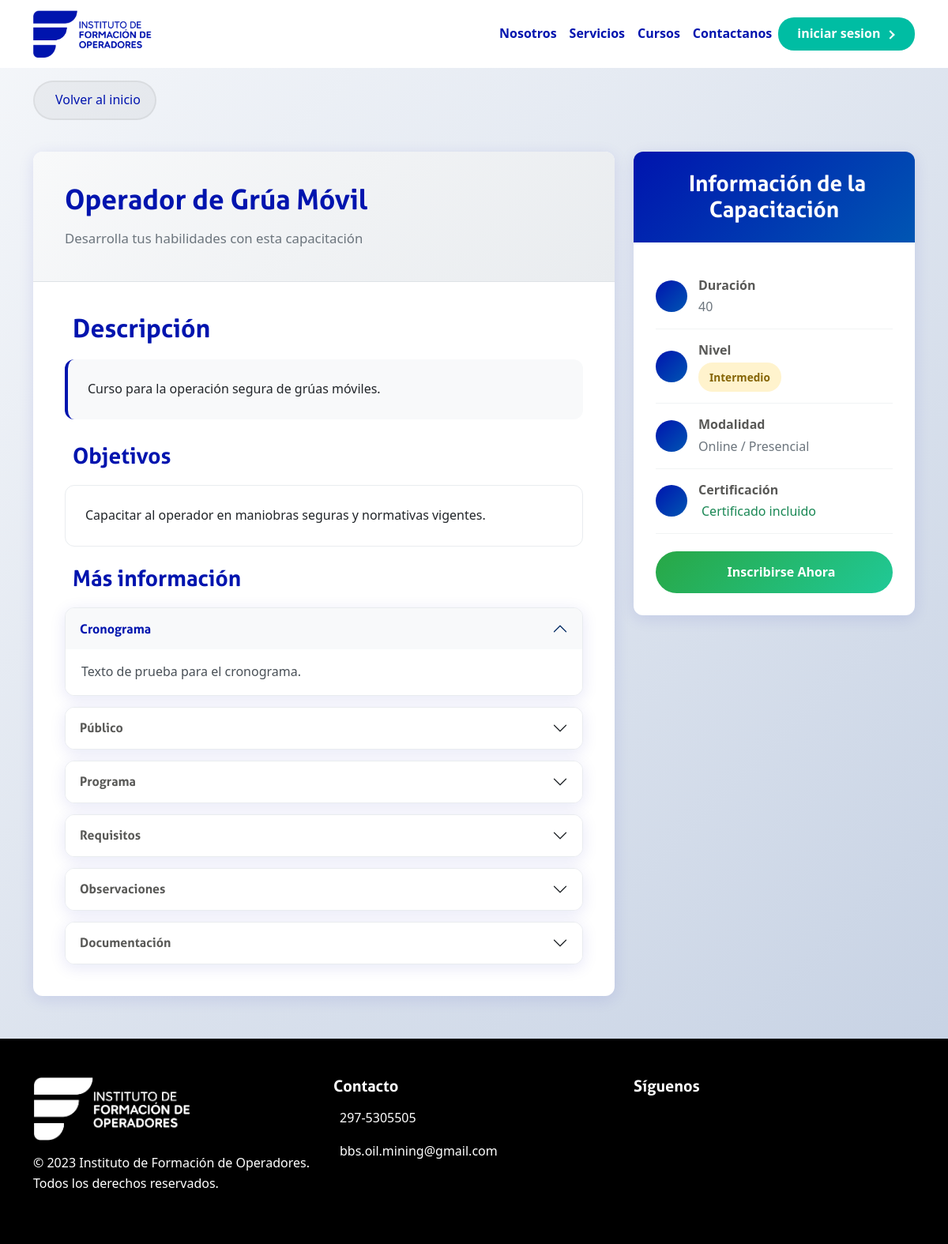
/capacitacion.php?id_curso=1, run on the app's committed database.
### tables this page shows
CREATE TABLE `cursos` (
  `id_curso` int(11) NOT NULL,
  `nombre_curso` varchar(100) NOT NULL,
  `descripcion_curso` varchar(255) NOT NULL,
  `duracion` int(10) NOT NULL,
  `objetivos` varchar(100) NOT NULL,
  `id_complejidad` int(11) DEFAULT NULL
);

### capacitacion.php (the view, shortened to what this page needs)
<?php
require_once 'sbd.php';
$id_curso = $_GET['id_curso'] ?? null;
$sql_cursos = $con->prepare("
    SELECT *
    FROM cursos c
    WHERE c.id_curso = :id_curso
");
$sql_cursos->bindParam(':id_curso', $id_curso);
$sql_cursos->execute();
$curso = $sql_cursos->fetch(PDO::FETCH_ASSOC);
$sql_complejidad = $con->prepare("
    SELECT m.id_modalidad AS modalidad_id, m.nombre_modalidad AS modalidad_nombre
    FROM curso_modalidad cm
    JOIN modalidades m ON cm.id_modalidad = m.id_modalidad
    WHERE cm.id_curso = :id_curso
");
$sql_complejidad->bindParam(':id_curso', $id_curso);
$sql_complejidad->execute();
$modalidades = $sql_complejidad->fetchAll(PDO::FETCH_ASSOC);
$modalidad_nombres = array_map(fn($v) => htmlspecialchars($v['modalidad_nombre']), $modalidades);
$modalidad_nombres_str = implode(' - ', $modalidad_nombres);
?>
<!DOCTYPE html>
<html lang="es">
<?php $page_styles = '<link rel="stylesheet" href="assets/styles/style_capacitacion.css">'; ?>
<?php include("head.php"); ?>
<body class="capacitaciones">
    <?php include("nav.php"); ?>
    <div class="container py-3">
        <a href="index.php" class="back-button"><i class="fas fa-arrow-left"></i><span>Volver al inicio</span></a>
    </div>
    <div class="container my-4">
        <div class="row">
            <div class="col-lg-8">
                <div class="content-wrapper">
                    <div class="course-header">
                        <h1 class="course-title"><?php echo htmlspecialchars($curso["nombre_curso"] ?? "Capacitación"); ?></h1>
                        <p class="course-subtitle">Desarrolla tus habilidades con esta capacitación</p>
                    </div>
                    <div class="course-content">
                        <h2 class="section-title"><i class="fas fa-info-circle"></i>Descripción</h2>
                        <div class="course-description">
                            <p class="mb-0"><?php echo nl2br(htmlspecialchars($curso['descripcion_curso'] ?? 'Texto de prueba de la descripción.')); ?></p>
                        </div>
                        <h3 class="section-title"><i class="fas fa-bullseye"></i>Objetivos</h3>
                        <div class="objectives-list">
                            <p class="mb-0"><?php echo nl2br(htmlspecialchars($curso['objetivos'] ?? 'Objetivos de ejemplo.')); ?></p>
                        </div>
                        <h3 class="section-title mt-4"><i class="fas fa-list-ul"></i>Más información</h3>
                        <div class="accordion curso-accordion" id="cursoAccordion">
                            <div class="accordion-item">
                                <h2 class="accordion-header" id="hCrono">
                                    <button class="accordion-button" type="button" data-bs-toggle="collapse" data-bs-target="#cCrono" aria-expanded="true" aria-controls="cCrono">Cronograma</button>
                                </h2>
                                <div id="cCrono" class="accordion-collapse collapse show" aria-labelledby="hCrono" data-bs-parent="#cursoAccordion">
                                    <div class="accordion-body">Texto de prueba para el cronograma.</div>
                                </div>
                            </div>
                            <div class="accordion-item">
                                <h2 class="accordion-header" id="hPublico">
                                    <button class="accordion-button collapsed" type="button" data-bs-toggle="collapse" data-bs-target="#cPublico" aria-expanded="false" aria-controls="cPublico">Público</button>
                                </h2>
                            </div>
                            <div class="accordion-item">
                                <h2 class="accordion-header" id="hPrograma">
                                    <button class="accordion-button collapsed" type="button" data-bs-toggle="collapse" data-bs-target="#cPrograma" aria-expanded="false" aria-controls="cPrograma">Programa</button>
                                </h2>
                            </div>
                            <div class="accordion-item">
                                <h2 class="accordion-header" id="hReqs">
                                    <button class="accordion-button collapsed" type="button" data-bs-toggle="collapse" data-bs-target="#cReqs" aria-expanded="false" aria-controls="cReqs">Requisitos</button>
                                </h2>
                            </div>
                            <div class="accordion-item">
                                <h2 class="accordion-header" id="hObs">
                                    <button class="accordion-button collapsed" type="button" data-bs-toggle="collapse" data-bs-target="#cObs" aria-expanded="false" aria-controls="cObs">Observaciones</button>
                                </h2>
                            </div>
                            <div class="accordion-item">
                                <h2 class="accordion-header" id="hDocs">
                                    <button class="accordion-button collapsed" type="button" data-bs-toggle="collapse" data-bs-target="#cDocs" aria-expanded="false" aria-controls="cDocs">Documentación</button>
                                </h2>
                            </div>
                        </div>
                    </div>
                </div>
            </div>
            <div class="col-lg-4">
                <div class="details-card">
                    <div class="details-header">
                        <h3 class="mb-0"><i class="fas fa-graduation-cap me-2"></i>Información de la Capacitación</h3>
                    </div>
                    <div class="details-body">
                        <div class="detail-item">
                            <div class="detail-icon"><i class="fas fa-clock"></i></div>
                            <div class="detail-content">
                                <div class="detail-label">Duración</div>
                                <div class="detail-value"><?php echo htmlspecialchars($curso["duracion"] ?? "A definir"); ?></div>
                            </div>
                        </div>
                        <div class="detail-item">
                            <div class="detail-icon"><i class="fas fa-layer-group"></i></div>
                            <div class="detail-content">
                                <div class="detail-label">Nivel</div>
                                <div class="detail-value">
                                    <?php
                                    $badge_class = 'badge-intermediate';
                                    ?>
                                    <span class="badge-level <?php echo $badge_class; ?>"><?php echo htmlspecialchars($curso["complejidad"] ?? "Intermedio"); ?></span>
                                </div>
                            </div>
                        </div>
                        <div class="detail-item">
                            <div class="detail-icon"><i class="fas fa-laptop"></i></div>
                            <div class="detail-content">
                                <div class="detail-label">Modalidad</div>
                                <div class="detail-value"><?php echo $modalidad_nombres_str ?: "Online / Presencial"; ?></div>
                            </div>
                        </div>
                        <div class="detail-item">
                            <div class="detail-icon"><i class="fas fa-certificate"></i></div>
                            <div class="detail-content">
                                <div class="detail-label">Certificación</div>
                                <div class="detail-value"><span class="text-success"><i class="fas fa-check-circle me-1"></i>Certificado incluido</span></div>
                            </div>
                        </div>
                        <a class="enroll-button" href="checkout/checkout.php?id_curso=<?php echo isset($curso['id_curso']) ? (int)$curso['id_curso'] : 0; ?>"><i class="fas fa-user-plus me-2"></i>Inscribirse Ahora</a>
                    </div>
                </div>
            </div>
        </div>
    </div>
    <?php include("footer.php"); ?>
</body>
</html>

### assets/styles/style.css (style rules this page uses)
:root { --color-primary: #00BDA3; --color-primary-rgb: 0, 189, 163; --color-secondary: #0014AE; --color-light: #FFFFFF; --color-gray-light: #F5F5F5; --color-gray-dark: #585856; --color-dark: #000000; --navbar-height: 5rem; }
body { font-family: 'aller_lt'; margin: 0; background-color: var(--color-light); background-size: 100px 100px; position: relative; overflow-x: hidden; background: linear-gradient(135deg, #0014AE 0%, #00BDA3 100%); }
h1, h2, h3, h4, h5, h6 { font-family: 'aller_b'; }
html { scroll-behavior: smooth; scroll-padding-top: var(--navbar-height); }

### assets/styles/style_capacitacion.css (style rules this page uses)
:root { --color-primary: #00BDA3; --color-primary-rgb: 0, 189, 163; --color-secondary: #0014AE; --color-light: #FFFFFF; --color-gray-light: #F5F5F5; --color-gray-dark: #585856; --color-dark: #000000; }
body.capacitaciones { --primary-color: var(--color-secondary); --accent-color: #28a745; --text-dark: var(--color-gray-dark); --border-radius: 12px; --shadow: 0 4px 20px rgba(0, 20, 174, 0.10); }
body { background: linear-gradient(135deg, #f5f7fa 0%, #c3cfe2 100%); font-family: 'Segoe UI', Tahoma, Geneva, Verdana, sans-serif; line-height: 1.6; }
.back-button { background: rgba(0, 0, 0, .04); border: 2px solid rgba(0, 0, 0, .06); color: var(--primary-color); padding: 10px 18px; border-radius: 50px; text-decoration: none; display: inline-flex; align-items: center; gap: 8px; transition: .25s; }
.content-wrapper { background: #fff; border-radius: var(--border-radius); box-shadow: var(--shadow); overflow: hidden; margin-bottom: 30px; }
.course-header { background: linear-gradient(135deg, #f8f9fa 0%, #e9ecef 100%); padding: 40px; border-bottom: 1px solid #dee2e6; }
.course-title { color: var(--primary-color); font-weight: 700; margin-bottom: 15px; font-size: 2.2rem; }
.course-subtitle { color: #6c757d; margin: 0; font-size: 1.05rem; }
.course-content { padding: 40px; }
.section-title { color: var(--primary-color); font-weight: 600; margin-bottom: 20px; display: flex; gap: 10px; align-items: center; }
.course-description { background: #f8f9fa; padding: 25px; border-radius: var(--border-radius); border-left: 4px solid var(--primary-color); margin-bottom: 30px; }
.details-card { background: #fff; border-radius: var(--border-radius); box-shadow: var(--shadow); overflow: hidden; position: sticky; top: calc(var(--navbar-height, 0px) + 20px); }
.details-header { background: linear-gradient(135deg, var(--primary-color) 0%, #0056b3 100%); color: #fff; padding: 24px; text-align: center; }
.details-body { padding: 28px; }
.detail-item { display: flex; gap: 14px; align-items: center; padding: 14px 0; border-bottom: 1px solid #f1f3f4; }
.detail-icon { width: 40px; height: 40px; border-radius: 50%; display: flex; align-items: center; justify-content: center; color: #fff; background: linear-gradient(135deg, var(--primary-color), #0056b3); }
.detail-label { font-weight: 600; color: var(--text-dark); margin-bottom: 2px; }
.detail-value { color: #6c757d; }
.enroll-button { background: linear-gradient(135deg, var(--accent-color) 0%, #20c997 100%); border: none; color: #fff; padding: 14px 24px; border-radius: 50px; font-weight: 700; display: inline-flex; align-items: center; justify-content: center; gap: 10px; text-decoration: none; width: 100%; margin-top: 22px; transition: .3s; }
.objectives-list { background: #fff; border-radius: var(--border-radius); padding: 25px; border: 1px solid #e9ecef; }
.badge-level { display: inline-flex; gap: 6px; padding: 8px 14px; border-radius: 18px; font-weight: 700; font-size: .85rem; }
.badge-intermediate { background: #fff3cd; color: #856404; }
.accordion.curso-accordion .accordion-item { border: 1px solid #e9ecef; border-radius: 12px; box-shadow: var(--shadow); background: #fff; overflow: hidden; }
.accordion.curso-accordion .accordion-item+.accordion-item { margin-top: 14px; }
.accordion.curso-accordion .accordion-button { padding: 16px 18px; font-weight: 600; color: var(--text-dark); background: #fff; }
.accordion.curso-accordion .accordion-button:not(.collapsed) { color: var(--primary-color); background: #f8f9fa; box-shadow: none; }
.accordion.curso-accordion .accordion-body { background: #fff; color: #495057; }

### data on the page
cursos: nombre_curso "Operador de Grúa Móvil", descripcion_curso "Curso para la operación segura de grúas móviles.", objetivos "Capacitar al operador en maniobras seguras y normativas vigentes.", duracion "40"

### other printed values
$curso["complejidad"] "Intermedio"
$modalidad_nombres_str ?: "Online / Presencial" "Online / Presencial"
